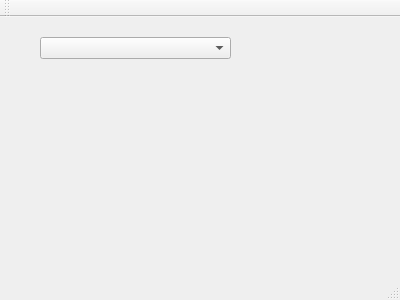
<?xml version="1.0" encoding="UTF-8"?>
<ui version="4.0">
 <class>MainWindow</class>
 <widget class="QMainWindow" name="MainWindow">
  <property name="geometry">
   <rect>
    <x>0</x>
    <y>0</y>
    <width>400</width>
    <height>300</height>
   </rect>
  </property>
  <property name="windowTitle">
   <string>MainWindow</string>
  </property>
  <widget class="QWidget" name="centralWidget">
   <widget class="QComboBox" name="comboBox">
    <property name="geometry">
     <rect>
      <x>40</x>
      <y>20</y>
      <width>191</width>
      <height>22</height>
     </rect>
    </property>
   </widget>
  </widget>
  <widget class="QMenuBar" name="menuBar">
   <property name="geometry">
    <rect>
     <x>0</x>
     <y>0</y>
     <width>400</width>
     <height>23</height>
    </rect>
   </property>
  </widget>
  <widget class="QToolBar" name="mainToolBar">
   <attribute name="toolBarArea">
    <enum>TopToolBarArea</enum>
   </attribute>
   <attribute name="toolBarBreak">
    <bool>false</bool>
   </attribute>
  </widget>
  <widget class="QStatusBar" name="statusBar"/>
 </widget>
 <layoutdefault spacing="6" margin="11"/>
 <resources/>
 <connections/>
</ui>
